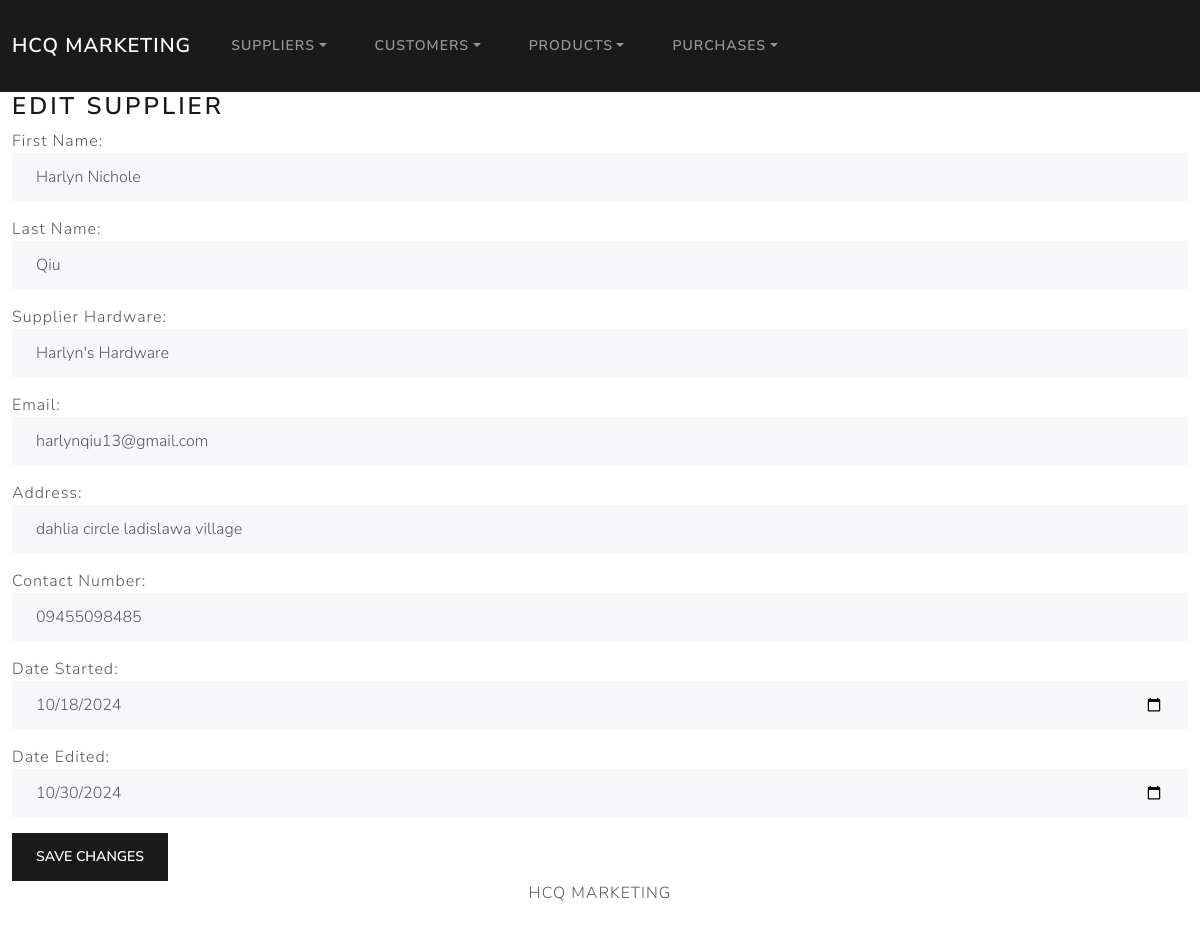
/suppliers/1/edit/, run on the app's committed database.
### suppliers/models.py (models this page shows, shortened)
class Supplier(models.Model):
    first_name = models.CharField(max_length=50)
    last_name = models.CharField(max_length=50)
    supplier_hardware = models.CharField(max_length=50)
    email = models.EmailField(max_length=100)
    address = models.CharField(max_length=100)
    contact_num = models.CharField(max_length=15)
    dateStart = models.DateField("Date Started")
    dateEdit = models.DateTimeField(default=timezone.now)

### suppliers/views.py (the view)
# urls.py: path('suppliers/<int:id>/edit/', views.edit, name='supplier_edit'),
def edit(request, id):
    supplier = get_object_or_404(Supplier, id=id)
    if request.method == "POST":
        form = SupplierForm(request.POST, instance=supplier)
        if form.is_valid():
            form.save()
            return redirect('suppliers_index')
    else:
        form = SupplierForm(instance=supplier)
    return render(request, 'suppliers/edit.html', {'form': form, 'supplier': supplier})

### suppliers/templates/suppliers/edit.html (shortened to what this page needs)
{% extends "base.html" %}
{% block body %}
<h3>Edit Supplier</h3>
<form method="post">
    {{ form.as_p }}
    <button type="submit" class="btn btn-primary">Save Changes</button>
</form>
{% endblock %}

### data on the page
Supplier: first_name "Harlyn Nichole", last_name "Qiu", supplier_hardware "Harlyn's Hardware", email "harlynqiu13@gmail.com", address "dahlia circle ladislawa village", contact_num "09455098485", dateStart "10/18/2024", dateEdit "10/30/2024"
